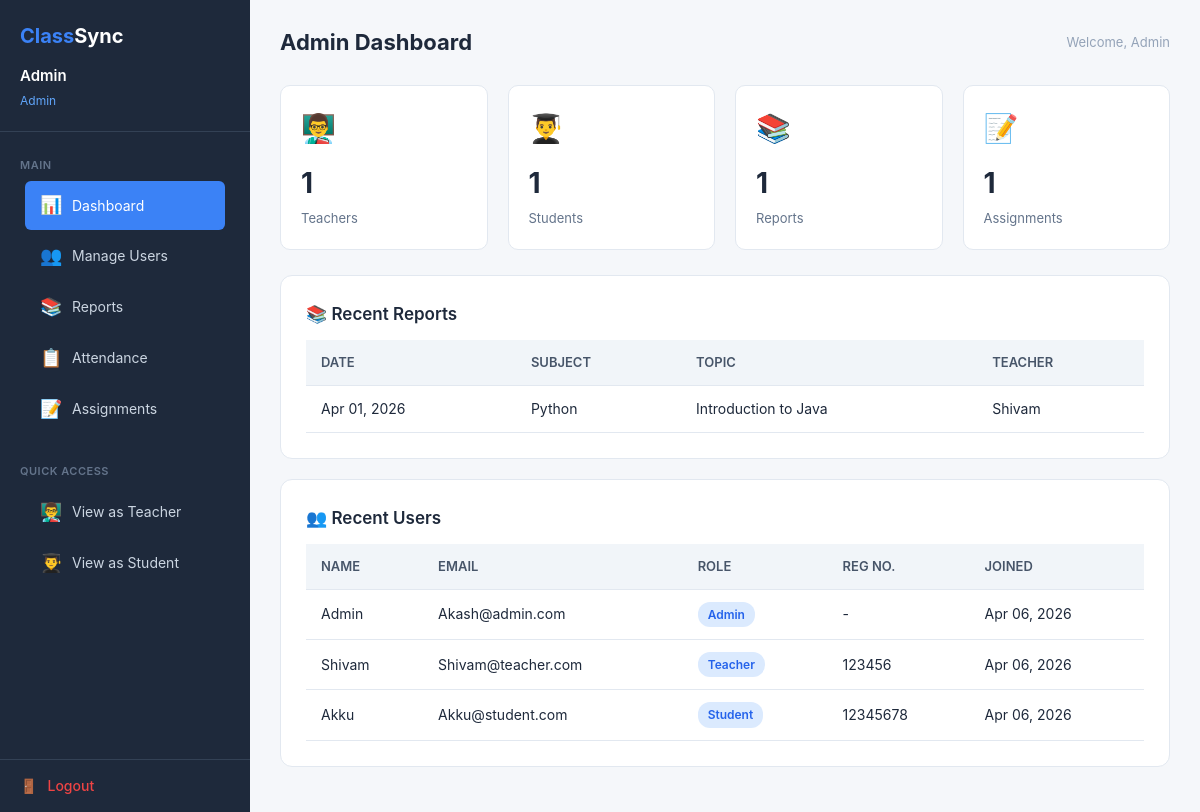
Page /admin/ (signed in) on the committed database.
### tables this page shows
CREATE TABLE IF NOT EXISTS reports (
    report_id INT AUTO_INCREMENT PRIMARY KEY,
    teacher_id INT NOT NULL,
    subject_id INT NOT NULL,
    course_id INT NOT NULL,
    year VARCHAR(20) NOT NULL,
    section_id INT NOT NULL,
    topic VARCHAR(200) NOT NULL,
    description TEXT,
    homework TEXT,
    date DATE NOT NULL,
    created_at TIMESTAMP DEFAULT CURRENT_TIMESTAMP,
    FOREIGN KEY (teacher_id) REFERENCES users(id) ON DELETE CASCADE,
    FOREIGN KEY (subject_id) REFERENCES course_subjects(id) ON DELETE CASCADE,
    FOREIGN KEY (course_id) REFERENCES courses(course_id) ON DELETE CASCADE,
    FOREIGN KEY (section_id) REFERENCES sections(section_id) ON DELETE CASCADE
);

CREATE TABLE IF NOT EXISTS course_subjects (
    id INT AUTO_INCREMENT PRIMARY KEY,
    course_id INT NOT NULL,
    subject_name VARCHAR(100) NOT NULL,
    FOREIGN KEY (course_id) REFERENCES courses(course_id) ON DELETE CASCADE,
    UNIQUE KEY unique_course_subject (course_id, subject_name)
);

CREATE TABLE IF NOT EXISTS users (
    id INT AUTO_INCREMENT PRIMARY KEY,
    name VARCHAR(100) NOT NULL,
    email VARCHAR(100) NOT NULL UNIQUE,
    password VARCHAR(255) NOT NULL,
    role ENUM('admin', 'teacher', 'student') NOT NULL,
    registration_number VARCHAR(20) UNIQUE,
     
    course_id INT NULL,
    year VARCHAR(20) NULL,
    section_id INT NULL,
     
    department VARCHAR(100) NULL,
    teacher_course_id INT NULL,
    subject_id INT NULL,
    created_at TIMESTAMP DEFAULT CURRENT_TIMESTAMP,
    FOREIGN KEY (course_id) REFERENCES courses(course_id) ON DELETE SET NULL,
    FOREIGN KEY (teacher_course_id) REFERENCES courses(course_id) ON DELETE SET NULL,
    FOREIGN KEY (section_id) REFERENCES sections(section_id) ON DELETE SET NULL
);

### admin/index.php (the view, shortened to what this page needs)
<?php
require_once '../config/database.php';
$total_teachers = $conn->query("SELECT COUNT(*) as cnt FROM users WHERE role='teacher'")->fetch_assoc()['cnt'];
$total_students = $conn->query("SELECT COUNT(*) as cnt FROM users WHERE role='student'")->fetch_assoc()['cnt'];
$total_reports = $conn->query("SELECT COUNT(*) as cnt FROM reports")->fetch_assoc()['cnt'];
$total_assignments = $conn->query("SELECT COUNT(*) as cnt FROM assignments")->fetch_assoc()['cnt'];
$recent_reports = $conn->query("
    SELECT r.*, u.name as teacher_name, s.subject_name
    FROM reports r
    JOIN users u ON r.teacher_id = u.id
    JOIN course_subjects s ON r.subject_id = s.id
    ORDER BY r.created_at DESC LIMIT 5
");
$recent_users = $conn->query("SELECT * FROM users ORDER BY created_at DESC LIMIT 5");
?>
<!DOCTYPE html>
<html lang="en">
<head>
    <link rel="stylesheet" href="/ClassSync/assets/css/style.css">
    <link rel="stylesheet" href="/ClassSync/assets/css/dashboard.css">
</head>
<body>
    <div class="dashboard-page">
        <?php include '../includes/sidebar.php'; ?>
        <div class="main-content">
            <div class="top-bar">
                <div>
                    <h1>Admin Dashboard</h1>
                </div>
                <div style="display:flex; gap:15px; align-items:center;">
                    <span class="breadcrumb">Welcome, <?php echo htmlspecialchars($_SESSION['user_name']); ?></span>
                </div>
            </div>
            <div class="stats-grid">
                <div class="stat-card">
                    <div class="stat-icon">👨‍🏫</div>
                    <div class="stat-value"><?php echo $total_teachers; ?></div>
                    <div class="stat-label">Teachers</div>
                </div>
                <div class="stat-card">
                    <div class="stat-icon">👨‍🎓</div>
                    <div class="stat-value"><?php echo $total_students; ?></div>
                    <div class="stat-label">Students</div>
                </div>
                <div class="stat-card">
                    <div class="stat-icon">📚</div>
                    <div class="stat-value"><?php echo $total_reports; ?></div>
                    <div class="stat-label">Reports</div>
                </div>
                <div class="stat-card">
                    <div class="stat-icon">📝</div>
                    <div class="stat-value"><?php echo $total_assignments; ?></div>
                    <div class="stat-label">Assignments</div>
                </div>
            </div>
            <div class="card">
                <h3>📚 Recent Reports</h3>
                <?php if ($recent_reports->num_rows > 0): ?>
                <div class="table-responsive">
                    <table>
                        <thead>
                            <tr>
                                <th>Date</th>
                                <th>Subject</th>
                                <th>Topic</th>
                                <th>Teacher</th>
                            </tr>
                        </thead>
                        <tbody>
                            <?php while ($report = $recent_reports->fetch_assoc()): ?>
                            <tr>
                                <td><?php echo date('M d, Y', strtotime($report['date'])); ?></td>
                                <td><?php echo htmlspecialchars($report['subject_name']); ?></td>
                                <td><?php echo htmlspecialchars($report['topic']); ?></td>
                                <td><?php echo htmlspecialchars($report['teacher_name']); ?></td>
                            </tr>
                            <?php endwhile; ?>
                        </tbody>
                    </table>
                </div>
                <?php endif; ?>
            </div>
            <div class="card">
                <h3>👥 Recent Users</h3>
                <?php if ($recent_users->num_rows > 0): ?>
                <div class="table-responsive">
                    <table>
                        <thead>
                            <tr>
                                <th>Name</th>
                                <th>Email</th>
                                <th>Role</th>
                                <th>Reg No.</th>
                                <th>Joined</th>
                            </tr>
                        </thead>
                        <tbody>
                            <?php while ($u = $recent_users->fetch_assoc()): ?>
                            <tr>
                                <td><?php echo htmlspecialchars($u['name']); ?></td>
                                <td><?php echo htmlspecialchars($u['email']); ?></td>
                                <td><span class="badge badge-info"><?php echo ucfirst($u['role']); ?></span></td>
                                <td><?php echo $u['registration_number'] ?? '-'; ?></td>
                                <td><?php echo date('M d, Y', strtotime($u['created_at'])); ?></td>
                            </tr>
                            <?php endwhile; ?>
                        </tbody>
                    </table>
                </div>
                <?php endif; ?>
            </div>
        </div>
    </div>
</body>
</html>

### assets/css/style.css (style rules this page uses)
* { margin: 0; padding: 0; box-sizing: border-box; }
body { font-family: 'Inter', 'Segoe UI', Tahoma, Geneva, Verdana, sans-serif; line-height: 1.6; color: #1e293b; background-color: #f8fafc; -webkit-font-smoothing: antialiased; }
.stat-icon { font-size: 28px; margin-bottom: 6px; }
.card { background: #fff; border-radius: 12px; border: 1px solid #e2e8f0; padding: 25px; margin-bottom: 20px; }
.card h3 { font-size: 17px; font-weight: 600; margin-bottom: 12px; color: #1e293b; }
.table-responsive { overflow-x: auto; }
table { width: 100%; border-collapse: collapse; font-size: 14px; }
table thead { background: #f1f5f9; }
table th, table td { padding: 12px 15px; text-align: left; border-bottom: 1px solid #e2e8f0; }
table th { font-weight: 600; color: #475569; font-size: 13px; text-transform: uppercase; }
.badge { display: inline-block; padding: 3px 10px; border-radius: 12px; font-size: 12px; font-weight: 600; }
.badge-info { background: #dbeafe; color: #2563eb; }

### assets/css/dashboard.css (style rules this page uses)
.dashboard-page { display: flex; min-height: 100vh; }
.main-content { flex: 1; margin-left: 250px; padding: 25px 30px; background: #f5f7fa; min-height: 100vh; }
.top-bar { display: flex; justify-content: space-between; align-items: center; margin-bottom: 25px; }
.top-bar h1 { font-size: 22px; font-weight: 700; color: #1e293b; }
.top-bar .breadcrumb { font-size: 13px; color: #94a3b8; }
.stats-grid { display: grid; grid-template-columns: repeat(auto-fit, minmax(200px, 1fr)); gap: 20px; margin-bottom: 25px; }
.stat-card { background: #fff; border-radius: 10px; padding: 20px; border: 1px solid #e2e8f0; }
.stat-card .stat-icon { font-size: 28px; margin-bottom: 10px; }
.stat-card .stat-value { font-size: 28px; font-weight: 700; color: #1e293b; }
.stat-card .stat-label { font-size: 13px; color: #64748b; margin-top: 2px; }

### rows in the picture
reports: date "Apr 01, 2026", subject.subject_name "Python", topic "Introduction to Java", teacher.name "Shivam"
users: name "Admin", email "Akash@admin.com", role "Admin", registration_number "-", created_at "Apr 06, 2026"
users: name "Shivam", email "Shivam@teacher.com", role "Teacher", registration_number "123456", created_at "Apr 06, 2026"
users: name "Akku", email "Akku@student.com", role "Student", registration_number "12345678", created_at "Apr 06, 2026"

### other values in the picture
$user['name'] "Admin"
$user['role'] "Admin"
$_SESSION['user_name'] "Admin"
$total_teachers "1"
$total_students "1"
$total_reports "1"
$total_assignments "1"
